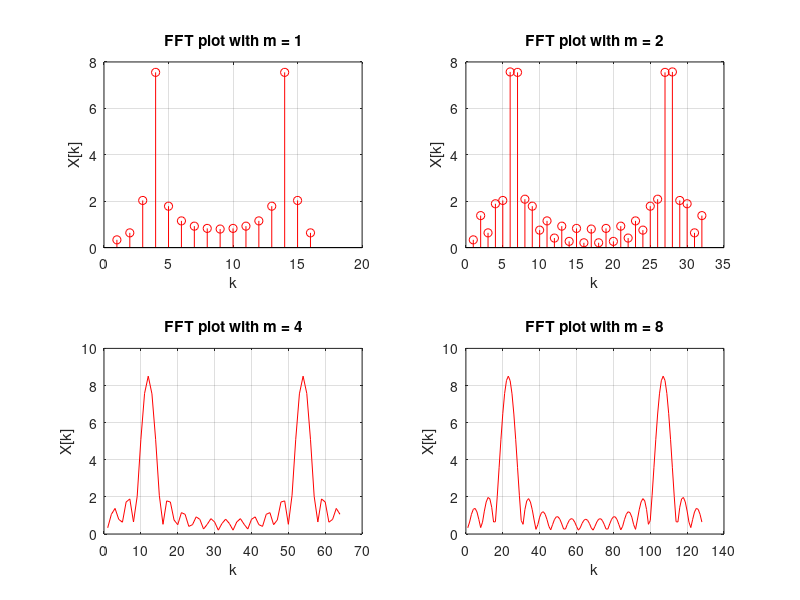

The MATLAB source for this figure:
f0 = 11;
fs = 64;
ts = 1/fs;
L = 16;
m = [1,2,4,8];
N = m*L;
n = 0:30;

% defining signals
p = cos(2*pi*f0*n*ts);
w = [ones(1,L), zeros(1, length(p) - L)];
x = p.*w;

figure();
% fft plots
for k = 1:length(N) - 2
xfft = fft(x,N(k));
subplot(2,2,k);
stem(1:length(xfft),abs(xfft),'red');
grid on;
title(['FFT plot with m = ', num2str(m(k))]);
xlabel('k');
ylabel('X[k]');
end

for k = 3:length(N)
xfft = fft(x,N(k));
subplot(2,2,k);
plot(1:length(xfft),abs(xfft),'red');
grid on;
title(['FFT plot with m = ', num2str(m(k))]);
xlabel('k');
ylabel('X[k]');
end